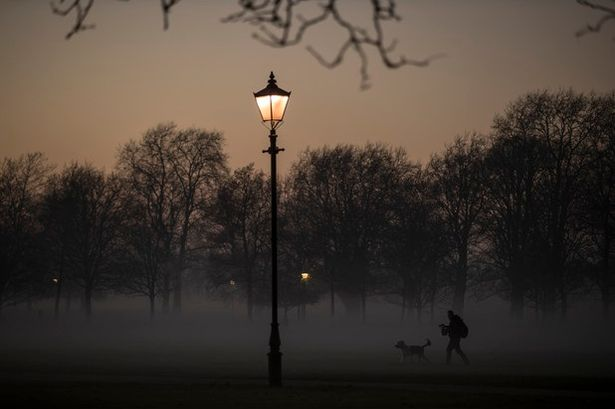
%> input picture FourierTransform/scene2.jpg, 615 x 409 px
$ octave homoself.m   (GNU Octave 9; MATLAB toolbox functions it lacks are replaced by stand-ins)
%> lines starting %> are read from the running program, lines starting %| are printed output that depends on the picture
Img1 = imread('scene2.jpg');
%> Img1 is the input picture: size 409x615x3 uint8; mean R, G, B 69.2, 59.4, 51.3
Img1 =  imresize(Img1,[400,600]);
%> Img1: size 400x600x3 uint8
Img1 = double(rgb2gray(Img1));
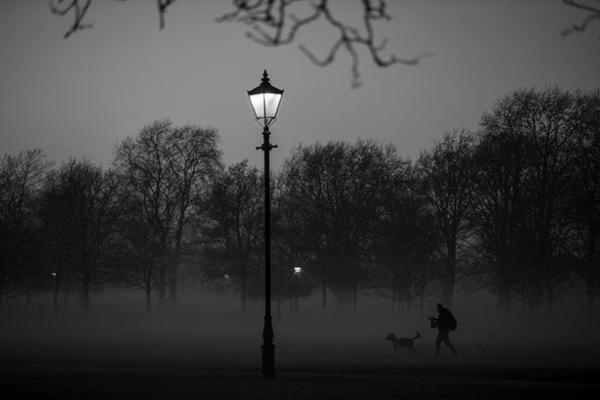
%> Img1: size 400x600 double; min 0, max 254, mean 61.5
figure;imshow(uint8(Img1));
d=10;

LogIm = log2(Img1+1);
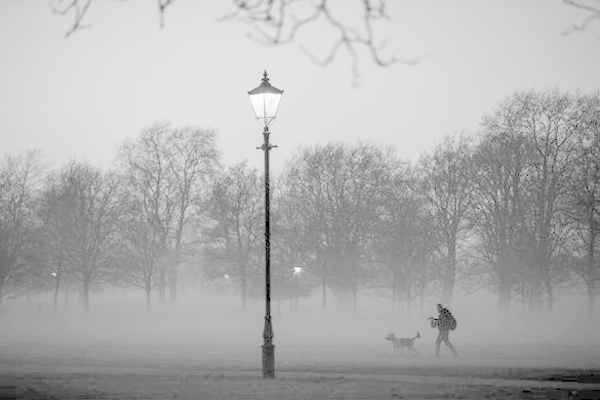
%> LogIm: size 400x600 double; min 0, max 7.99, mean 5.5; drawn with min black and max white
imF1 = fft2((LogIm));
imF1 = fftshift(imF1);
%imF1=log2(imF1);

R1 = abs(imF1);
Ang = angle(imF1);
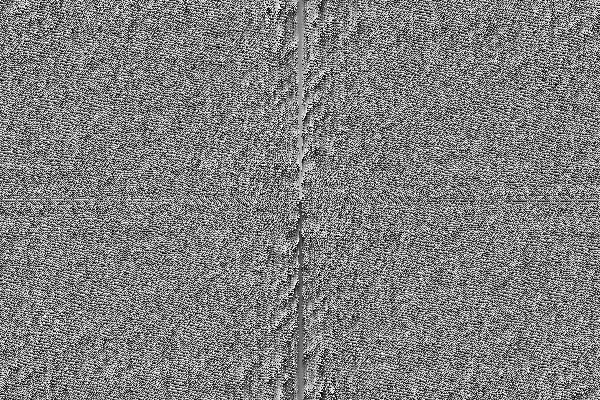
%> Ang: size 400x600 double; min -3.14, max 3.14, mean 1.31e-05; drawn with min black and max white

% [9 lines of commented-out code are left out]
[r,c] = size(Img1);
%> r = 400; c = 600
A=zeros(r,c);

    for k=1:r
    for j=1:c
        A(k,j)=(((k-r/2).^2+(j-c/2).^2)).^(.5);
        B(k,j)=A(k,j)*A(k,j);
        H(k,j)=(1-exp(-((B(k,j)).^2/d.^2)));
    end
end
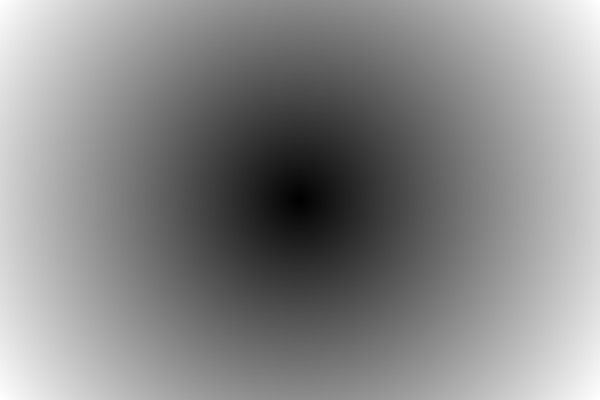
%> A: size 400x600 double; min 0, max 360.6, mean 193.6; drawn with min black and max white
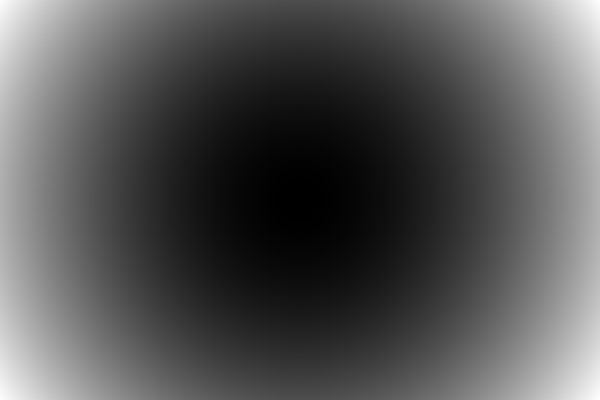
%> B: size 400x600 double; min 0, max 130000, mean 43333.7; drawn with min black and max white
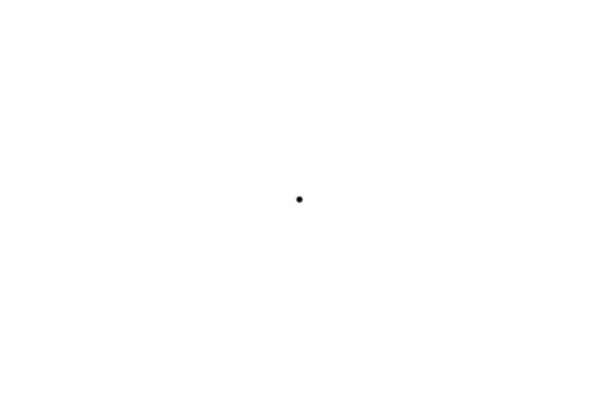
%> H: size 400x600 double; min 0, max 1, mean 1
%%%%%%%%%%%%%Using it for my application as homomorphic filtering is
%%%%%%%%%%%%%application specific, taking the value of rL and rH
%%%%%%%%%%%%%values accordingly.
rL=12.6999;
rH=15.51;
H=((rH-rL).*H)+rL;

R2 = R1.*H;
Z1 = R2.*exp(i*(Ang));


Himg =exp((ifft2(Z1)));

figure;imshow(uint8(abs(Himg)))
%> after `imshow(uint8(abs(Himg)))`:
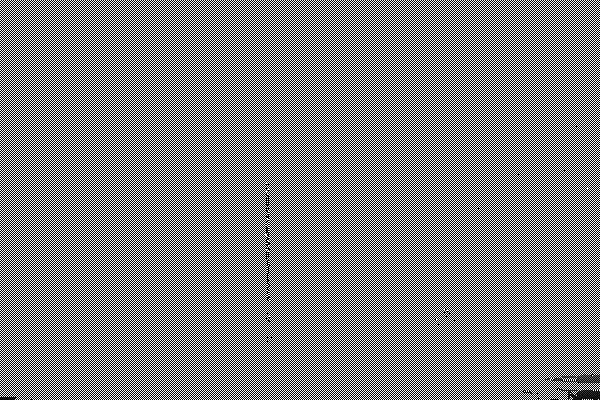
%> displayed picture: size 400x600, on the screen's scale of 0 to 255; min 0, max 255, mean 127.2
